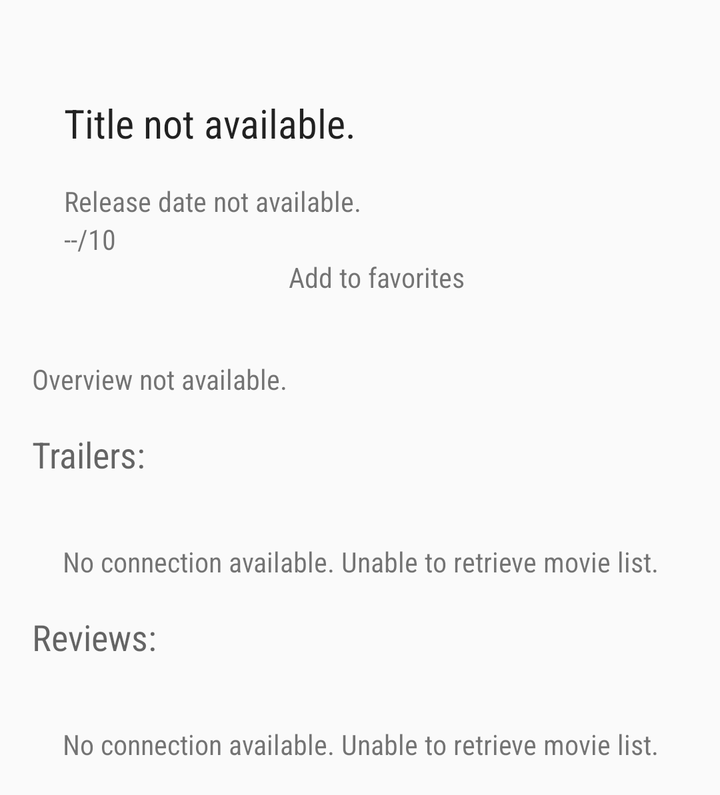
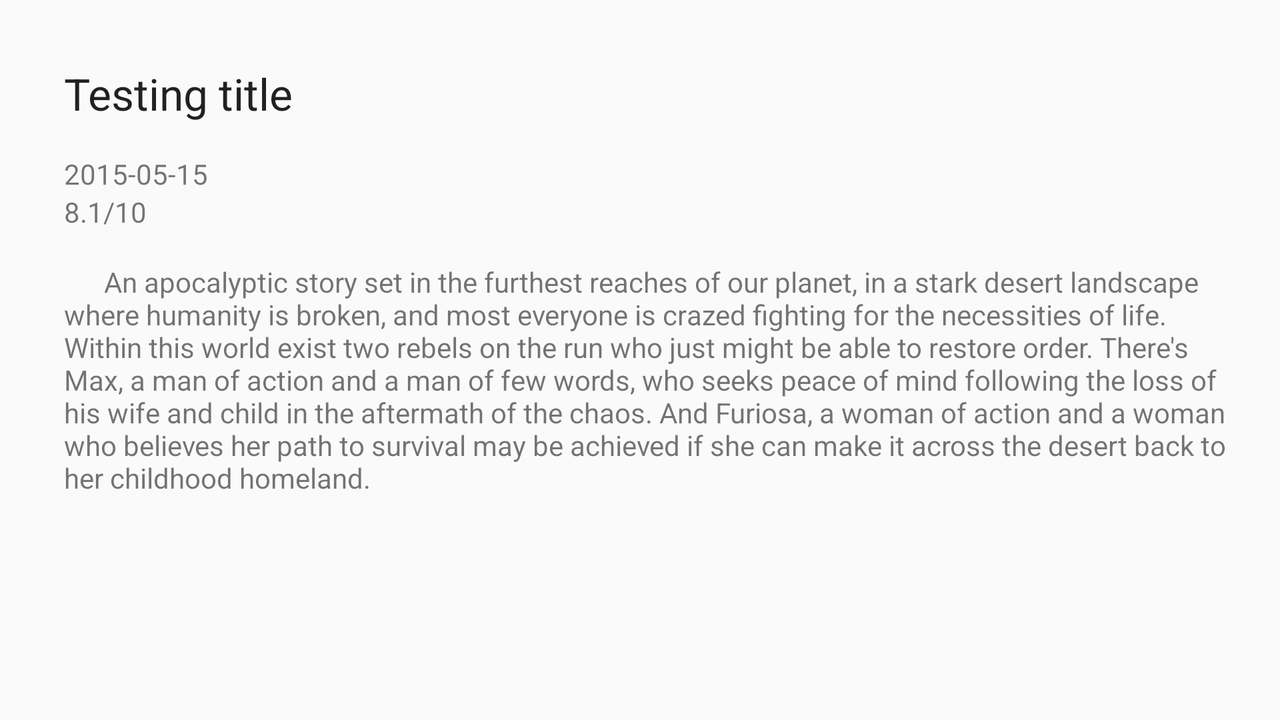

Two renders of one Android screen. The first uses the default layout on a phone; the second uses the alternative layout the repository ships for a different screen configuration, on a matching device. The two XML files are below.
<!-- AndroidManifest.xml: application theme AppTheme -->
<!-- res/layout/fragment_detail.xml -->
<?xml version="1.0" encoding="utf-8"?>
<ScrollView xmlns:android="http://schemas.android.com/apk/res/android"
    android:layout_height="wrap_content"
    android:layout_width="match_parent"
    xmlns:app="http://schemas.android.com/apk/res-auto"
    xmlns:tools="http://schemas.android.com/tools">
    <RelativeLayout
        android:layout_width="match_parent" android:layout_height="wrap_content"
        android:paddingLeft="@dimen/activity_horizontal_margin"
        android:paddingRight="@dimen/activity_horizontal_margin"
        android:paddingTop="@dimen/activity_vertical_margin"
        android:paddingBottom="@dimen/activity_vertical_margin">

        <GridLayout
            android:layout_width="match_parent"
            android:layout_height="wrap_content"
            android:paddingTop="@dimen/activity_vertical_margin"
            android:paddingBottom="@dimen/activity_vertical_margin"
            android:columnCount="3"
            android:id="@+id/selected_movie_poster_frame">

            <ImageView
                app:layout_row="0"
                app:layout_column="0"
                android:adjustViewBounds="true"
                android:maxHeight="@dimen/max_detail_poster_height"
                android:maxWidth="@dimen/max_detail_poster_width"
                tools:src="@drawable/ic_launcher"
                android:layout_gravity="fill_horizontal"
                android:id="@+id/selected_movie_poster"
                android:layout_rowSpan="4"
                app:layout_columnWeight="1"
                android:paddingRight="@dimen/detail_poster_horizontal_padding" />


            <TextView
                app:layout_row="0"
                android:layout_column="1"
                android:layout_columnSpan="2"
                app:layout_columnWeight="1"
                app:layout_rowWeight="1"
                android:textAppearance="@style/TextAppearance.AppCompat.Title"
                android:id="@+id/original_title_text"
                tools:text="@string/empty_title"
                android:gravity="fill_horizontal"
                android:layout_gravity="fill_horizontal"
                android:layout_marginTop="@dimen/activity_vertical_margin"
                android:layout_marginBottom="@dimen/activity_vertical_margin"
                android:fontFamily="sans-serif-condensed"/>

            <TextView
                app:layout_row="1"
                app:layout_column="1"
                android:layout_columnSpan="2"
                app:layout_columnWeight="1"
                app:layout_rowWeight="1"
                android:text="@string/empty_release_date"
                android:gravity="bottom"
                android:layout_gravity="fill"
                android:id="@+id/release_date_text"
                android:fontFamily="sans-serif-condensed"/>

            <TextView
                app:layout_row="2"
                app:layout_column="1"
                android:layout_columnSpan="2"
                app:layout_columnWeight="1"
                app:layout_rowWeight="1"
                android:text="@string/empty_vote_average"
                android:gravity="top"
                android:layout_gravity="fill"
                android:id="@+id/vote_average_text"
                android:fontFamily="sans-serif-condensed"/>

            <ImageButton
                app:layout_row="3"
                app:layout_column="1"
                app:layout_columnWeight="1"
                app:layout_rowWeight="1"
                android:layout_gravity="fill_horizontal"
                android:id="@+id/favorite_button"
                android:src="@drawable/star"
                android:background="#00ffffff"/>

            <TextView
                app:layout_row="3"
                app:layout_column="2"
                app:layout_columnWeight="1"
                app:layout_rowWeight="1"
                android:gravity="center"
                android:layout_gravity="fill"
                android:text="@string/favorite"
                android:id="@+id/favorite_text"
                android:fontFamily="sans-serif-condensed"/>

        </GridLayout>

        <TextView
            android:layout_width="match_parent"
            android:layout_height="wrap_content"
            android:text="@string/empty_overview"
            android:id="@+id/overview_text"
            android:layout_below="@+id/selected_movie_poster_frame"
            android:layout_alignParentLeft="true"
            android:layout_alignParentStart="true"
            android:paddingTop="@dimen/activity_vertical_margin"
            android:paddingBottom="@dimen/activity_vertical_margin"
            android:fontFamily="sans-serif-condensed"/>

        <TextView
            android:layout_width="match_parent"
            android:layout_height="wrap_content"
            android:text="@string/trailers_title"
            android:textAppearance="?android:attr/textAppearanceMedium"
            android:id="@+id/trailers_tile"
            android:layout_below="@+id/overview_text"
            android:layout_alignParentLeft="true"
            android:layout_alignParentStart="true"
            android:paddingBottom="@dimen/activity_vertical_margin"
            android:fontFamily="sans-serif-condensed"/>

        <LinearLayout
            android:layout_width="match_parent"
            android:layout_height="wrap_content"
            android:id="@+id/trailers_list"
            android:layout_below="@+id/trailers_tile"
            android:layout_alignParentLeft="true"
            android:layout_alignParentStart="true"
            android:orientation="vertical">

            <ProgressBar
                android:layout_width="wrap_content"
                android:layout_height="wrap_content"
                style="@android:style/Widget.ProgressBar.Small"
                android:layout_gravity="center"
                android:id="@+id/progress_bar_trailers"
                android:visibility="invisible"/>

            <TextView
                android:layout_width="match_parent"
                android:layout_height="match_parent"
                android:layout_gravity="fill"
                android:gravity="center"
                android:textAppearance="?android:attr/textAppearanceSmall"
                android:id="@+id/no_connection_trailers_view"
                android:text="@string/no_connection"
                android:fontFamily="sans-serif-condensed"/>

        </LinearLayout>

        <TextView
            android:layout_width="match_parent"
            android:layout_height="wrap_content"
            android:text="@string/reviews_title"
            android:textAppearance="?android:attr/textAppearanceMedium"
            android:id="@+id/reviews_tile"
            android:layout_below="@+id/trailers_list"
            android:layout_alignParentLeft="true"
            android:layout_alignParentStart="true"
            android:paddingBottom="@dimen/activity_vertical_margin"
            android:paddingTop="@dimen/activity_vertical_margin"
            android:fontFamily="sans-serif-condensed"/>

        <LinearLayout
            android:layout_width="match_parent"
            android:layout_height="wrap_content"
            android:id="@+id/reviews_list"
            android:layout_below="@+id/reviews_tile"
            android:layout_alignParentLeft="true"
            android:layout_alignParentStart="true"
            android:orientation="vertical">

            <ProgressBar
                android:layout_width="wrap_content"
                android:layout_height="wrap_content"
                style="@android:style/Widget.ProgressBar.Small"
                android:layout_gravity="center"
                android:id="@+id/progress_bar_reviews"
                android:visibility="invisible"/>

            <TextView
                android:layout_width="match_parent"
                android:layout_height="match_parent"
                android:layout_gravity="fill"
                android:gravity="center"
                android:textAppearance="?android:attr/textAppearanceSmall"
                android:id="@+id/no_connection_reviews_view"
                android:text="@string/no_connection"
                android:fontFamily="sans-serif-condensed"/>

        </LinearLayout>
    </RelativeLayout>
</ScrollView>
<!-- resources referenced by this layout -->
<resources>
  <dimen name="activity_horizontal_margin">16dp</dimen>
  <dimen name="activity_vertical_margin">16dp</dimen>
  <dimen name="detail_poster_horizontal_padding">16dp</dimen>
  <dimen name="max_detail_poster_height">200dp</dimen>
  <dimen name="max_detail_poster_width">200dp</dimen>
  <!-- drawable star (drawable) -->
  <?xml version="1.0" encoding="utf-8"?>
  <selector xmlns:android="http://schemas.android.com/apk/res/android">
      <item android:state_selected="true"
          android:drawable="@drawable/abc_btn_rating_star_on_mtrl_alpha"/>
      <item android:state_selected="false"
          android:drawable="@drawable/abc_btn_rating_star_off_mtrl_alpha"/>
  </selector>
  <string name="empty_overview">Overview not available.</string>
  <string name="empty_release_date">Release date not available.</string>
  <string name="empty_title">Title not available.</string>
  <string name="empty_vote_average">--/10</string>
  <string name="favorite">Add to favorites</string>
  <string name="no_connection">No connection available. Unable to retrieve movie list.</string>
  <string name="reviews_title">Reviews:</string>
  <string name="trailers_title">Trailers:</string>
  <style name="AppTheme" parent="Theme.AppCompat.Light.NoActionBar">
          
          <item name="colorPrimary">@color/primary</item>
          <item name="colorPrimaryDark">@color/primary_dark</item>
          <item name="toolbarStyle">@style/Toolbar</item>
      </style>
  <color name="primary">#FF5722</color>
  <color name="primary_dark">#D84315</color>
  <style name="Toolbar" parent="Widget.AppCompat.Toolbar">
          <item name="android:background">?attr/colorPrimary</item>
          <item name="popupTheme">@style/Theme.AppCompat.Light</item>
      </style>
</resources>
<!-- res/layout-land/fragment_detail.xml (the repository's variant of the layout above) -->
<!-- drawn on the phone turned sideways -->
<?xml version="1.0" encoding="utf-8"?>
<RelativeLayout xmlns:android="http://schemas.android.com/apk/res/android"
    android:layout_width="match_parent" android:layout_height="match_parent"
    android:paddingLeft="@dimen/activity_horizontal_margin"
    android:paddingRight="@dimen/activity_horizontal_margin"
    android:paddingTop="@dimen/activity_vertical_margin"
    android:paddingBottom="@dimen/activity_vertical_margin">

    <ImageView
        android:layout_width="wrap_content"
        android:layout_height="wrap_content"
        android:id="@+id/selected_movie_poster"
        android:layout_alignParentTop="true"
        android:layout_alignParentLeft="true"
        android:layout_alignParentStart="true"
        android:src="@drawable/ic_launcher"/>

    <TextView
        android:layout_width="wrap_content"
        android:layout_height="wrap_content"
        android:textAppearance="?android:attr/textAppearanceLarge"
        android:id="@+id/original_title_text"
        android:text="Testing title"
        android:layout_alignParentTop="true"
        android:layout_toRightOf="@id/selected_movie_poster"
        android:layout_toEndOf="@id/selected_movie_poster"
        android:paddingLeft="@dimen/activity_horizontal_margin"
        android:paddingRight="@dimen/activity_horizontal_margin"
        android:paddingTop="@dimen/activity_vertical_margin"
        android:paddingBottom="@dimen/activity_vertical_margin"/>

    <TextView
        android:layout_width="wrap_content"
        android:layout_height="wrap_content"
        android:text="2015-05-15"
        android:id="@+id/release_date_text"
        android:paddingLeft="@dimen/activity_horizontal_margin"
        android:layout_below="@id/original_title_text"
        android:layout_toRightOf="@id/selected_movie_poster"
        android:layout_toEndOf="@id/selected_movie_poster" />

    <TextView
    android:layout_width="wrap_content"
    android:layout_height="wrap_content"
    android:text="8.1/10"
    android:id="@+id/vote_average_text"
    android:paddingLeft="@dimen/activity_horizontal_margin"
    android:layout_below="@id/release_date_text"
    android:layout_toRightOf="@id/selected_movie_poster"
    android:layout_toEndOf="@id/selected_movie_poster" />

    <ScrollView
        android:layout_width="match_parent"
        android:layout_height="wrap_content"
        android:paddingTop="@dimen/activity_vertical_margin"
        android:paddingBottom="@dimen/activity_vertical_margin"
        android:paddingLeft="@dimen/activity_horizontal_margin"
        android:layout_below="@+id/vote_average_text"
        android:layout_toRightOf="@+id/selected_movie_poster"
        android:layout_toEndOf="@+id/selected_movie_poster">
        <TextView
            android:layout_width="match_parent"
            android:layout_height="wrap_content"
            android:text="      An apocalyptic story set in the furthest reaches of our planet, in a stark desert landscape where humanity is broken, and most everyone is crazed fighting for the necessities of life. Within this world exist two rebels on the run who just might be able to restore order. There's Max, a man of action and a man of few words, who seeks peace of mind following the loss of his wife and child in the aftermath of the chaos. And Furiosa, a woman of action and a woman who believes her path to survival may be achieved if she can make it across the desert back to her childhood homeland."
            android:id="@+id/overview_text"/>
    </ScrollView>

</RelativeLayout>
<!-- resources referenced by the variant -->
<!-- as the phone turned sideways resolves them -->
<resources>
  <dimen name="activity_horizontal_margin">16dp</dimen>
  <dimen name="activity_vertical_margin">16dp</dimen>
  <style name="AppTheme" parent="Theme.AppCompat.Light.NoActionBar">
          
          <item name="colorPrimary">@color/primary</item>
          <item name="colorPrimaryDark">@color/primary_dark</item>
          <item name="toolbarStyle">@style/Toolbar</item>
      </style>
  <color name="primary">#FF5722</color>
  <color name="primary_dark">#D84315</color>
  <style name="Toolbar" parent="Widget.AppCompat.Toolbar">
          <item name="android:background">?attr/colorPrimary</item>
          <item name="popupTheme">@style/Theme.AppCompat.Light</item>
      </style>
</resources>
